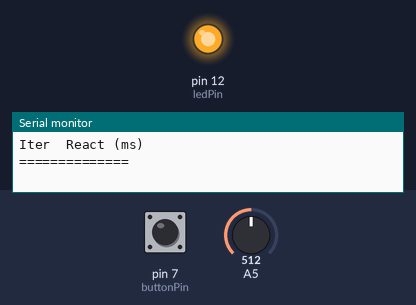
A sketch run on a simulated Arduino Uno, built with avr-gcc and run on an emulated ATmega328P. On the bench: output pins drawn as LEDs (lit = HIGH), the last lines printed to the serial monitor. Dashed ring = blinking. Inputs (shaded band) come from the test bench; at power-on: pin 7 (buttonPin) HIGH, A5 = 512. Random numbers use the default seed unless the sketch sets one.

Above: at 3.9 s.
4.0 s: pin 7 (buttonPin) pulled LOW for 0.15 s
At 4.25 s:
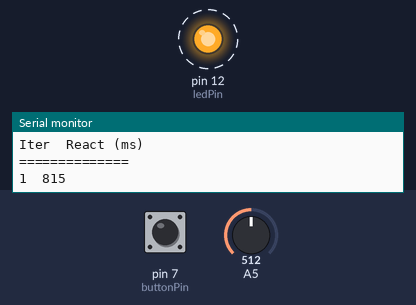
At 6.0 s:
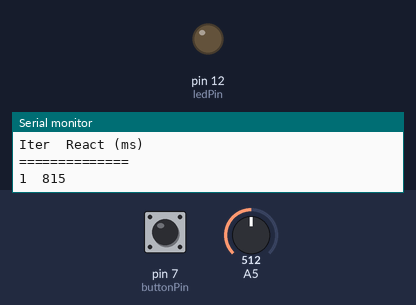
7.0 s: pin 7 (buttonPin) pulled LOW for 3.2 s
11.7 s: pin 7 (buttonPin) pulled LOW for 1 s
Timing chart, 0 to 17.6 s (numbered marks = the images above; inputs shaded):
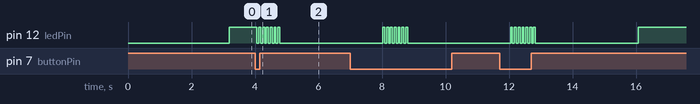

Measured:
- after the input at 4.0 s, pin 12 (ledPin): alternates HIGH for 0.06 s and LOW for 0.06 s, 13 changes in all, then stays LOW, starting after 0.06 s

The sketch:

LCDReactionTimer.ino
```cpp
/********************************************************************
 * Serial Reaction Timer
 * Written by: B. Huang, Nov. 17, 2014
 *
 * Hardware connections:
 * LED: Pin 12
 * Button: Pin 7
 *
 * Upload this example, open up the serial monitor - set to 9600 bps.
 * Push the button as soon as the light turn on.
 *******************************************************************/

int sound = false;     // enables the buzzer

/* Pin out definitions */
int ledPin = 12;       // connect LED between pin 12 and GND
int buttonPin = 7;     // connect push button between pin 7 and GND

int gameNum = 1;

unsigned long totalTime = 0;      // stores total time -- used for calculating average

unsigned long waitTime;  // Random "waiting" time before turning on the light
unsigned long zeroTime;  // Zero reference time
unsigned long reactTime; // Reaction Time

void setup()
{
  Serial.begin(9600);

  pinMode(ledPin, OUTPUT);
  pinMode(buttonPin, INPUT_PULLUP); // Sets the pull-up resistor for the button
  digitalWrite(ledPin, LOW); // sets pin LOW (GND)
  Serial.print("Iter");
  Serial.print("\t");
  Serial.print("React (ms)");
  Serial.println();
  Serial.print("==============");
  Serial.println();
}

void loop()
{
  randomSeed(analogRead(A5));    // Get noise to seed the random number generator
                                 // Use an un-used pin for the random noise.
  waitTime = random(2000, 3500); // randomTime from 2 to 3.5 seconds
  delay(waitTime);               // delay randomTime
  digitalWrite(ledPin, HIGH);    // turn on LED!

  zeroTime = millis();           // set zeroTime reference

  while(digitalRead(buttonPin) == HIGH)  // holding loop until button is pressed.
  {
  }

  reactTime = millis() - zeroTime; // calculation of reaction time
  totalTime = totalTime + reactTime;

  digitalWrite(ledPin, LOW);    // turn off LED!

// Display information to Serial Monitor //

  Serial.print(gameNum);
  Serial.print("\t");
  Serial.print(reactTime, 1);
  Serial.println();

  fastBlink();  // feedback to show that you did something!

  gameNum++;

}

// Quickly blinks to button indicating the end of a game
void fastBlink()
{
  for(int x = 0 ; x < 7 ; x++)
  {
    digitalWrite(ledPin, HIGH);
    delay(60);
    digitalWrite(ledPin, LOW);
    delay(60);
  }
}
```
